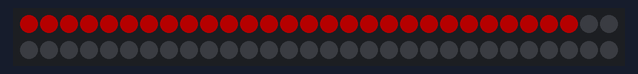
A sketch run on a simulated Arduino Uno, built with avr-gcc and run on an emulated ATmega328P. Parts: 60 RGB LEDs in strip order, left to right, continuing on the next row. Dim RGB values are drawn brighter than linear.

Above: at 0.12 s.
At 125.3 s:
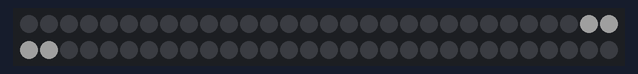

The sketch:

police_bar.ino
```cpp
#include <Adafruit_NeoPixel.h>
#define PIN 6
#define NUM_LEDS 60

Adafruit_NeoPixel strip = Adafruit_NeoPixel(NUM_LEDS, PIN, NEO_GRB + NEO_KHZ800);
void setup()
{
  strip.begin();
  strip.show();
  strip.setBrightness(64);
}

void loop() {
  Strobe(127, 127, 127, 800, 50, 1000);
}

void Strobe(int red, int green, int blue, int StrobeCount, int FlashDelay, int EndPause){
  for(int j = 0; j < StrobeCount; j++) {
    for(int i=0; i<28; i++)
    {
      strip.setPixelColor(i,255,0,0);
      strip.show();
    }
    delay(5);
    setAll(0,0,0);
    for(int i = 32; i<60; i++)
    {
      strip.setPixelColor(i,0,0,255);
      strip.show();
    }
    delay(5);
    setAll(0,0,0);
    for(int i =28; i<32;i++)
    {
      strip.setPixelColor(i,127,127,127);
      strip.show();
    }

    showStrip();
    delay(FlashDelay);
    setAll(0,0,0);
    showStrip();
    delay(FlashDelay);
  }

 delay(EndPause);
}
void showStrip() {
 #ifdef ADAFRUIT_NEOPIXEL_H
   // NeoPixel
   strip.show();
 #endif
 #ifndef ADAFRUIT_NEOPIXEL_H
   // FastLED
   FastLED.show();
 #endif
}

void setPixel(int Pixel, byte red, byte green, byte blue) {
 #ifdef ADAFRUIT_NEOPIXEL_H
   // NeoPixel
   strip.setPixelColor(Pixel, strip.Color(red, green, blue));
 #endif
 #ifndef ADAFRUIT_NEOPIXEL_H
   // FastLED
   leds[Pixel].r = red;
   leds[Pixel].g = green;
   leds[Pixel].b = blue;
 #endif
}

void setAll(byte red, byte green, byte blue) {
  for(int i = 0; i < NUM_LEDS; i++ ) {
    setPixel(i, red, green, blue);
  }
  showStrip();
}
```
